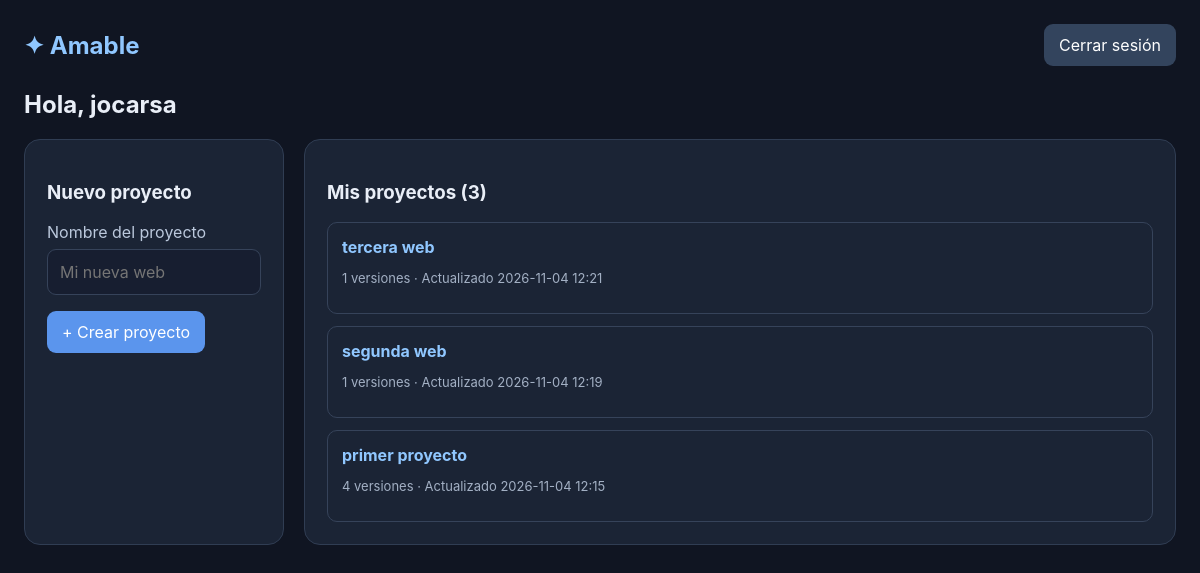
Page / (signed in) on the earlier database version.
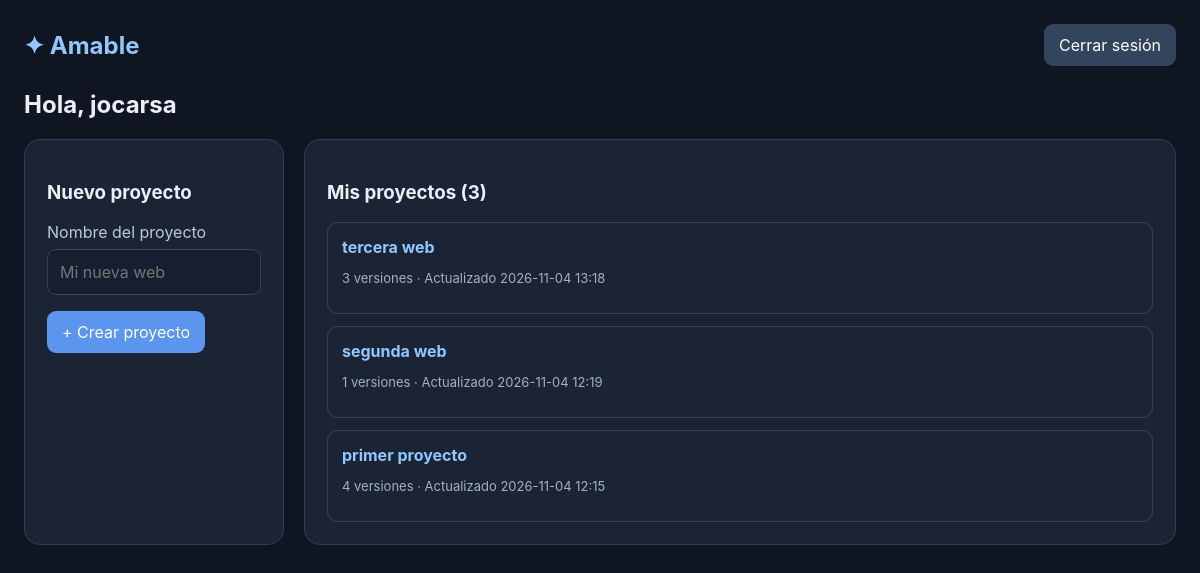
Same page on the later database version.
### tables this page shows
CREATE TABLE usuarios (id INTEGER PRIMARY KEY AUTOINCREMENT, nombre TEXT NOT NULL UNIQUE COLLATE NOCASE, password TEXT NOT NULL, creado TEXT NOT NULL);

CREATE TABLE proyectos (id INTEGER PRIMARY KEY AUTOINCREMENT, usuario_id INTEGER NOT NULL REFERENCES usuarios(id), nombre TEXT NOT NULL, creado TEXT NOT NULL, actualizado TEXT NOT NULL);

### 005-amable_mini/app.py (the view)
@app.get('/')
@logged
def index():
    with db() as c:
        projects=c.execute('SELECT p.*, (SELECT MAX(numero) FROM versiones WHERE proyecto_id=p.id) AS ultima FROM proyectos p WHERE usuario_id=? ORDER BY actualizado DESC',(session['uid'],)).fetchall()
        user=c.execute('SELECT nombre FROM usuarios WHERE id=?',(session['uid'],)).fetchone()
    return render_template('index.html', projects=projects, user=user)

### 005-amable_mini/app.py (called while the page is built)
def db():
    c = sqlite3.connect(DB, timeout=20)
    c.row_factory = sqlite3.Row
    c.execute('PRAGMA foreign_keys=ON')
    return c

def logged(fn):
    @wraps(fn)
    def wrapper(*a, **kw):
        if not session.get('uid'): return redirect(url_for('login'))
        return fn(*a, **kw)
    return wrapper

def csrf():
    if 'csrf' not in session: session['csrf'] = secrets.token_urlsafe(32)
    return session['csrf']

@app.before_request
def protect():
    if request.method == 'POST' and not secrets.compare_digest(request.form.get('csrf', ''), csrf()): abort(400, 'Token CSRF inválido')

### 005-amable_mini/templates/index.html
{% extends 'base.html' %}{% block content %}<h2>Hola, {{ user['nombre'] }}</h2><div class="grid"><section class="panel"><h3>Nuevo proyecto</h3><form method="post" action="{{ url_for('create') }}"><input type="hidden" name="csrf" value="{{ csrf() }}"><label>Nombre del proyecto</label><input name="nombre" placeholder="Mi nueva web" required maxlength="100"><p><button>+ Crear proyecto</button></p></form></section><section class="panel"><h3>Mis proyectos ({{ projects|length }})</h3><div class="stack">{% for p in projects %}<a class="item" href="{{ url_for('project',pid=p['id']) }}"><strong>{{ p['nombre'] }}</strong><p class="muted small">{{ p['ultima'] or 0 }} versiones · Actualizado {{ p['actualizado'][:16].replace('T',' ') }}</p></a>{% else %}<p class="muted">Todavía no tienes proyectos.</p>{% endfor %}</div></section></div>{% endblock %}

### 005-amable_mini/templates/base.html (shortened to what this page needs)
<!doctype html><html lang="es"><head><meta charset="utf-8"><meta name="viewport" content="width=device-width,initial-scale=1"><title>{{ title or 'Amable' }}</title></head><body><main class="shell"><header class="top"><h1><a href="{{ url_for('index') }}">✦ Amable</a></h1>{% if session.get('uid') %}<form method="post" action="{{ url_for('salir') }}"><button class="secondary">Cerrar sesión</button></form>{% endif %}</header>{% block content %}{% endblock %}</main></body></html>

### 005-amable_mini/templates/base.html (style rules this page uses)
:root { font-family:Inter,system-ui,Arial,sans-serif;color:#e9eef7;background:#101522 }
* { box-sizing:border-box }
body { margin:0 }
a { color:#90c7ff;text-decoration:none }
button,input,textarea { font:inherit }
button,.btn { background:#5b95ed;color:white;border:0;border-radius:9px;padding:11px 15px;cursor:pointer;display:inline-block }
input,textarea { background:#171e30;border:1px solid #36435a;border-radius:9px;padding:12px;color:#fff;width:100% }
label { display:block;margin:14px 0 7px;color:#bbc8dc }
.shell { max-width:1450px;margin:auto;padding:24px }
.top { display:flex;justify-content:space-between;align-items:center;gap:15px;margin-bottom:24px }
.top h1 { margin:0;font-size:24px }
.panel { background:#1b2435;border:1px solid #303d53;border-radius:16px;padding:22px }
.muted { color:#a3b0c4 }
.grid { display:grid;grid-template-columns:260px minmax(0,1fr);gap:20px }
.stack { display:grid;gap:12px }
.item { padding:14px;border:1px solid #36435a;border-radius:10px;display:block }
.small { font-size:13px }
.secondary { background:#33445d }

Differences in the rows shown:
changed proyectos "tercera web": id "1" → "3"; actualizado "2026-11-04 12:21" → "2026-11-04 13:18"
